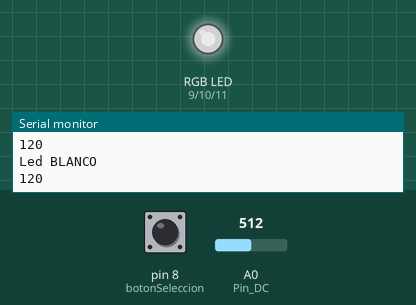
This sketch was run on a simulated Arduino Uno, built with avr-gcc and run on an emulated ATmega328P. On the bench: an RGB LED mixed from three pins (HIGH = lit), the last lines printed to the serial monitor. Inputs (shaded band) come from the test bench; at power-on: pin 8 (botonSeleccion) LOW, A0 (Pin_DC) = 512. Dim RGB values are drawn brighter than linear.

Above: at 1.2 s.
1.3 s: pin 8 (botonSeleccion) pulled HIGH for 1 s
At 3.6 s:
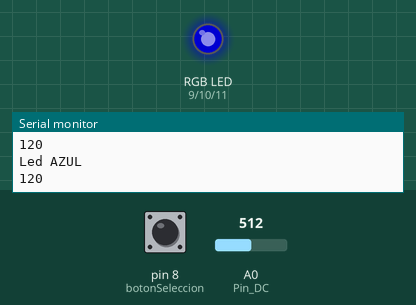
4.0 s: A0 (Pin_DC) set to 716
At 5.1 s:
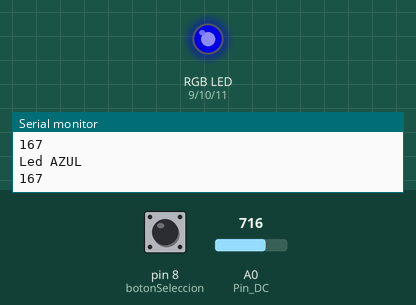
5.5 s: pin 8 (botonSeleccion) pulled HIGH for 0.15 s
At 7.0 s:
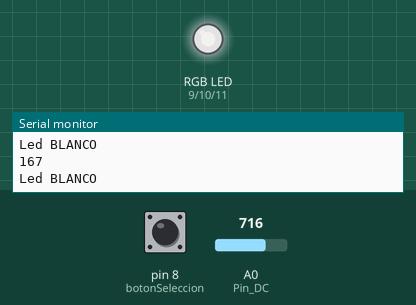
7.4 s: A0 (Pin_DC) set to 900
At 7.8 s:
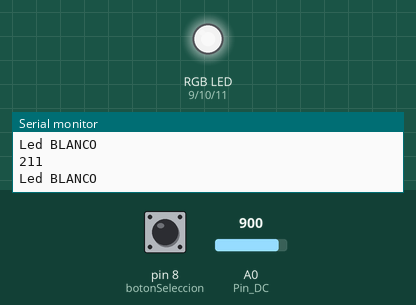
8.9 s: pin 8 (botonSeleccion) pulled HIGH for 0.15 s
At 10.0 s:
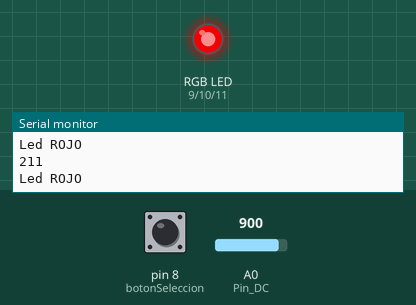
10.8 s: A0 (Pin_DC) set to 122
At 11.4 s:
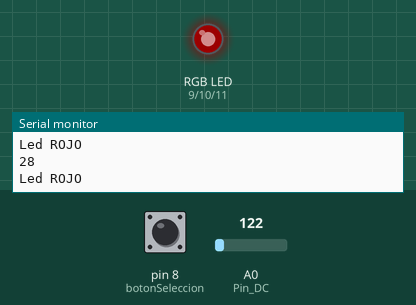
Timing chart, 0 to 13.3 s (numbered marks = the images above; inputs shaded):
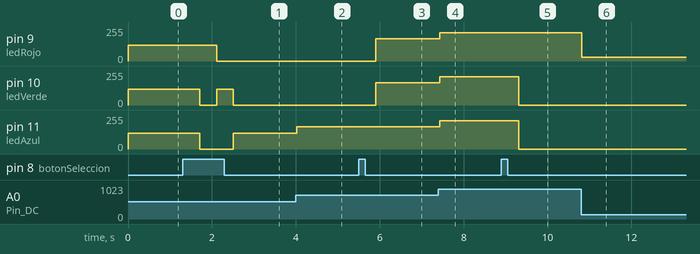

Measured:
- after the input at 1.3 s, pin 9 (ledRojo): 120/255 → 0/255 after 0.81 s; pin 10 (ledVerde): 120/255 → 0/255 after 0.41 s, → 120/255 0.40 s later, → 0/255 0.40 s later; pin 11 (ledAzul): 120/255 → 0/255 after 0.41 s, → 120/255 0.80 s later
- after the input at 4.0 s, pin 11 (ledAzul): 120/255 → 167/255 at once
- after the input at 5.5 s, pin 9 (ledRojo), pin 10 (ledVerde): 0/255 → 167/255 after 0.40 s
- after the input at 7.4 s, pin 9 (ledRojo), pin 10 (ledVerde), pin 11 (ledAzul): 167/255 → 211/255 at once
- after the input at 8.9 s, pin 10 (ledVerde), pin 11 (ledAzul): 211/255 → 0/255 after 0.41 s
- after the input at 10.8 s, pin 9 (ledRojo): 211/255 → 28/255 at once

The sketch:

ctrl_RGB_Nissan_v3.ino
```cpp
/////////////////////////////////////////////////////////////////////////////////////////
// Control de luces RGB version BETA3 - Club Nissan XTERRA/Frontier                    //
//                             -Control de intensidad de color                         //
//                             -Control de seleccion de color (Blanco/Rojo/Azul/Verde) //
// Alejandro Martin Torres - Comodoro Rivadavia prof.martintorres@educ.ar - 2976256173 //
/////////////////////////////////////////////////////////////////////////////////////////

//////////// CONFIGURACION DE HARDWARE ////////////
int Pin_DC = A0;        // defino el pin de lectura del valor de tension del modulo dimmer
int botonSeleccion = 8; // defino el pin para seleccion
int ledRojo = 9;        // defino el pin a utilizar para el color ROJO
int ledVerde = 10;       // defino el pin a utilizar para el color VERDE
int ledAzul = 11;        // defino el pin a utilizar para el color AZUL
/////////////// VARIABLES DE ENTORNO ///////////////
int Dimer;
int mode = 0;        // para que empiece por el color BLANCO por defecto
                     // 0=Blanco, 1= Rojo, 2=Verde, 3=Azul
////////////////////////////////////////////////////
void setup()
{
  Serial.begin(9600);
  pinMode(botonSeleccion, INPUT);   // declaro el pin 8, entrada seleccion color
  //pinMode(ledRojo,OUTPUT);          // declaro el pin 9, salida led rojo
  //pinMode(ledVerde,OUTPUT);         // declaro el pin 10, salida led verde
  //pinMode(ledAzul,OUTPUT);          // declaro el pin 11, salida led azul
  mode = 0;
}
///////////////////////////////////////////////////////////////////////////////////////
///////////////////////////// CUERPO DEL PROGRAMA ////////////////////////////////////
//////////////////////////////////////////////////////////////////////////////////////
void loop()
{
if (digitalRead(botonSeleccion)== HIGH)
{
  mode=mode+1;
  delay (400);
}

if (mode == 0)   // Color BLANCO
{
  //Potenciometro();
  int lee_dimer = analogRead(Pin_DC);
  Dimer= map(lee_dimer,0,1023,0,240);
  Serial.println("Led BLANCO");
  Serial.println(Dimer);
  analogWrite (ledRojo,Dimer);
  analogWrite (ledVerde,Dimer);
  analogWrite (ledAzul,Dimer);
  //delay (1000);
}

if (mode == 1)   // Color ROJO
{
  //Potenciometro();
  int lee_dimer = analogRead(Pin_DC);
  Dimer= map(lee_dimer,0,1023,0,240);
  Serial.println("Led ROJO");
  Serial.println(Dimer);
  analogWrite (ledRojo,Dimer);
  analogWrite (ledVerde,0);
  analogWrite (ledAzul,0);
  //delay (1000);
  }

if (mode == 2)   // Color VERDE
{
  //Potenciometro();
  int lee_dimer = analogRead(Pin_DC);
  Dimer= map(lee_dimer,0,1023,0,240);
  Serial.println("Led VERDE");
  Serial.println(Dimer);
  analogWrite (ledRojo,0);
  analogWrite (ledVerde,Dimer);
  analogWrite (ledAzul,0);
  //delay (1000);
}

if (mode == 3)   // Color AZUL
{
  //Potenciometro();
  int lee_dimer = analogRead(Pin_DC);
  Dimer= map(lee_dimer,0,1023,0,240);
  Serial.println("Led AZUL");
  Serial.println(Dimer);
  analogWrite (ledRojo,0);
  analogWrite (ledVerde,0);
  analogWrite (ledAzul,Dimer);
  //delay (1000);
}
if (mode == 4)
{
  mode=0;
}
}
////////////////////////////// FUNCION LECTURA DIMER //////////////////////////////////
void Potenciometro()
 {
int lee_dimer = analogRead(Pin_DC);
Dimer= map(lee_dimer,0,1023,0,240);
 }
///////////////////////////////////////////////////////////////////////////////////////
/////////////////////////////// FIN DEL PROGRAMA /////////////////////////////////////
//////////////////////////////////////////////////////////////////////////////////////
```
